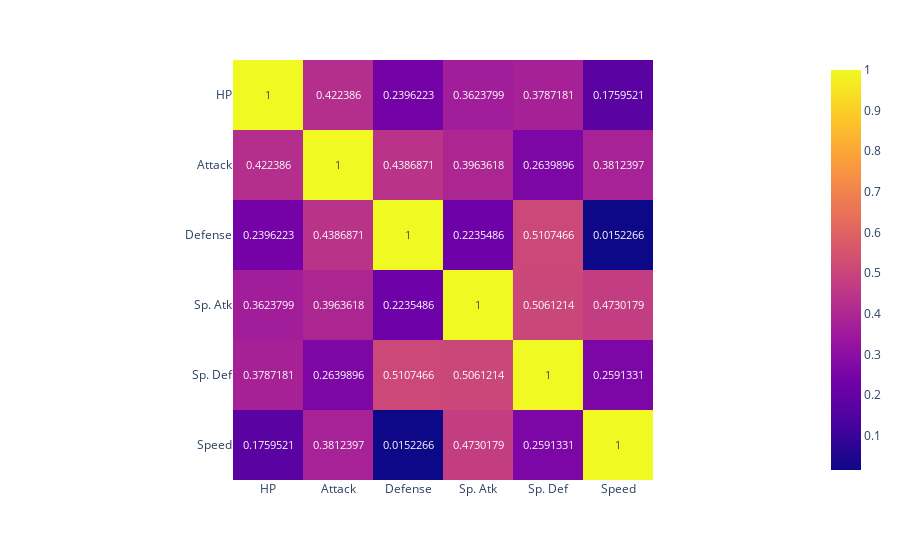

Notebook code cell kept with this figure:
### Markdown cell above
#### Heatmap Plot
**`px.imshow()`**

### Code cell
px.imshow(img       = df_pokemon[["HP", "Attack", "Defense", "Sp. Atk", "Sp. Def", "Speed"]].corr(),
          text_auto = True)

### Figure 1 — Plotly figure (JSON) as saved in the notebook; plotly's stock layout.template omitted (floating-point values rounded to 4 significant figures)
{"data": [{"coloraxis": "coloraxis", "hovertemplate": "x: %{x}<br>y: %{y}<br>color: %{z}<extra></extra>", "name": "0", "texttemplate": "%{z}", "type": "heatmap", "x": ["HP", "Attack", "Defense", "Sp. Atk", "Sp. Def", "Speed"], "xaxis": "x", "y": ["HP", "Attack", "Defense", "Sp. Atk", "Sp. Def", "Speed"], "yaxis": "y", "z": [[1, 0.4224, 0.2396, 0.3624, 0.3787, 0.176], [0.4224, 1, 0.4387, 0.3964, 0.264, 0.3812], [0.2396, 0.4387, 1, 0.2235, 0.5107, 0.01523], [0.3624, 0.3964, 0.2235, 1, 0.5061, 0.473], [0.3787, 0.264, 0.5107, 0.5061, 1, 0.2591], [0.176, 0.3812, 0.01523, 0.473, 0.2591, 1]]}], "layout": {"coloraxis": {"colorscale": [[0, "#0d0887"], [0.1111, "#46039f"], [0.2222, "#7201a8"], [0.3333, "#9c179e"], [0.4444, "#bd3786"], [0.5556, "#d8576b"], [0.6667, "#ed7953"], [0.7778, "#fb9f3a"], [0.8889, "#fdca26"], [1, "#f0f921"]]}, "margin": {"t": 60}, "xaxis": {"anchor": "y", "constrain": "domain", "domain": [0, 1], "scaleanchor": "y"}, "yaxis": {"anchor": "x", "autorange": "reversed", "constrain": "domain", "domain": [0, 1]}}}
